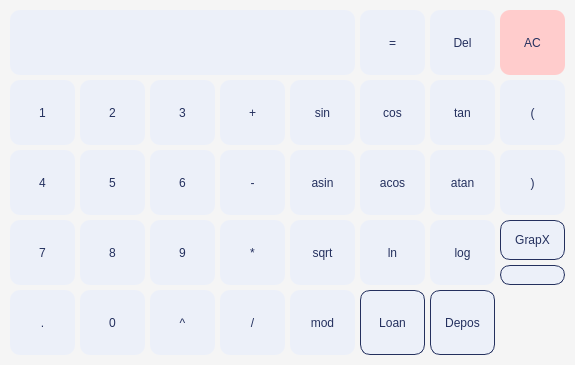
<?xml version="1.0" encoding="UTF-8"?>
<ui version="4.0">
 <class>Calculator</class>
 <widget class="QMainWindow" name="Calculator">
  <property name="geometry">
   <rect>
    <x>0</x>
    <y>0</y>
    <width>575</width>
    <height>365</height>
   </rect>
  </property>
  <property name="windowTitle">
   <string>MainWindow</string>
  </property>
  <property name="styleSheet">
   <string notr="true"/>
  </property>
  <widget class="QWidget" name="Calc">
   <widget class="QStackedWidget" name="stackedWidget">
    <property name="geometry">
     <rect>
      <x>0</x>
      <y>0</y>
      <width>575</width>
      <height>365</height>
     </rect>
    </property>
    <property name="styleSheet">
     <string notr="true">background: rgb(245, 245, 245)</string>
    </property>
    <property name="currentIndex">
     <number>0</number>
    </property>
    <widget class="QWidget" name="CalcPage">
     <widget class="QPushButton" name="Button_atan">
      <property name="geometry">
       <rect>
        <x>430</x>
        <y>150</y>
        <width>65</width>
        <height>65</height>
       </rect>
      </property>
      <property name="styleSheet">
       <string notr="true">* {
border-radius: 10px;
background-color: rgb(236, 240, 249);
color: rgb(36, 48, 94);
}</string>
      </property>
      <property name="text">
       <string>atan</string>
      </property>
     </widget>
     <widget class="QPushButton" name="Button_equal">
      <property name="geometry">
       <rect>
        <x>360</x>
        <y>10</y>
        <width>65</width>
        <height>65</height>
       </rect>
      </property>
      <property name="styleSheet">
       <string notr="true">* {
border-radius: 10px;
background-color: rgb(236, 240, 249);
color: rgb(36, 48, 94);
}</string>
      </property>
      <property name="text">
       <string>=</string>
      </property>
      <property name="autoDefault">
       <bool>false</bool>
      </property>
      <property name="default">
       <bool>false</bool>
      </property>
     </widget>
     <widget class="QLineEdit" name="Result">
      <property name="geometry">
       <rect>
        <x>10</x>
        <y>10</y>
        <width>345</width>
        <height>65</height>
       </rect>
      </property>
      <property name="styleSheet">
       <string notr="true">* {
border-radius: 10px;
background-color: rgb(236, 240, 249);
color: rgb(36, 48, 94);
padding: 10px;
}</string>
      </property>
      <property name="maxLength">
       <number>255</number>
      </property>
      <property name="alignment">
       <set>Qt::AlignRight|Qt::AlignTrailing|Qt::AlignVCenter</set>
      </property>
     </widget>
     <widget class="QPushButton" name="Button_close">
      <property name="geometry">
       <rect>
        <x>500</x>
        <y>150</y>
        <width>65</width>
        <height>65</height>
       </rect>
      </property>
      <property name="styleSheet">
       <string notr="true">* {
border-radius: 10px;
background-color: rgb(236, 240, 249);
color: rgb(36, 48, 94);
}</string>
      </property>
      <property name="text">
       <string>)</string>
      </property>
     </widget>
     <widget class="QPushButton" name="Button_4">
      <property name="geometry">
       <rect>
        <x>10</x>
        <y>150</y>
        <width>65</width>
        <height>65</height>
       </rect>
      </property>
      <property name="styleSheet">
       <string notr="true">* {
border-radius: 10px;
background-color: rgb(236, 240, 249);
color: rgb(36, 48, 94);
}</string>
      </property>
      <property name="text">
       <string>4</string>
      </property>
     </widget>
     <widget class="QPushButton" name="Button_8">
      <property name="geometry">
       <rect>
        <x>80</x>
        <y>220</y>
        <width>65</width>
        <height>65</height>
       </rect>
      </property>
      <property name="styleSheet">
       <string notr="true">* {
border-radius: 10px;
background-color: rgb(236, 240, 249);
color: rgb(36, 48, 94);
}</string>
      </property>
      <property name="text">
       <string>8</string>
      </property>
     </widget>
     <widget class="QPushButton" name="Button_1">
      <property name="geometry">
       <rect>
        <x>10</x>
        <y>80</y>
        <width>65</width>
        <height>65</height>
       </rect>
      </property>
      <property name="styleSheet">
       <string notr="true">* {
border-radius: 10px;
background-color: rgb(236, 240, 249);
color: rgb(36, 48, 94);
}</string>
      </property>
      <property name="text">
       <string>1</string>
      </property>
     </widget>
     <widget class="QPushButton" name="Button_cos">
      <property name="geometry">
       <rect>
        <x>360</x>
        <y>80</y>
        <width>65</width>
        <height>65</height>
       </rect>
      </property>
      <property name="styleSheet">
       <string notr="true">* {
border-radius: 10px;
background-color: rgb(236, 240, 249);
color: rgb(36, 48, 94);
}</string>
      </property>
      <property name="text">
       <string>cos</string>
      </property>
     </widget>
     <widget class="QPushButton" name="Button_del">
      <property name="geometry">
       <rect>
        <x>430</x>
        <y>10</y>
        <width>65</width>
        <height>65</height>
       </rect>
      </property>
      <property name="styleSheet">
       <string notr="true">* {
border-radius: 10px;
background-color: rgb(236, 240, 249);
color: rgb(36, 48, 94);
}</string>
      </property>
      <property name="text">
       <string>Del</string>
      </property>
     </widget>
     <widget class="QPushButton" name="Button_clear">
      <property name="geometry">
       <rect>
        <x>500</x>
        <y>10</y>
        <width>65</width>
        <height>65</height>
       </rect>
      </property>
      <property name="styleSheet">
       <string notr="true">* {
border-radius: 10px;
background-color: rgb(255, 204, 204);
color: rgb(36, 48, 94);
}</string>
      </property>
      <property name="text">
       <string>AC</string>
      </property>
     </widget>
     <widget class="QPushButton" name="Button_div">
      <property name="geometry">
       <rect>
        <x>220</x>
        <y>290</y>
        <width>65</width>
        <height>65</height>
       </rect>
      </property>
      <property name="styleSheet">
       <string notr="true">* {
border-radius: 10px;
background-color: rgb(236, 240, 249);
color: rgb(36, 48, 94);
}</string>
      </property>
      <property name="text">
       <string>/</string>
      </property>
     </widget>
     <widget class="QPushButton" name="Button_5">
      <property name="geometry">
       <rect>
        <x>80</x>
        <y>150</y>
        <width>65</width>
        <height>65</height>
       </rect>
      </property>
      <property name="styleSheet">
       <string notr="true">* {
border-radius: 10px;
background-color: rgb(236, 240, 249);
color: rgb(36, 48, 94);
}</string>
      </property>
      <property name="text">
       <string>5</string>
      </property>
     </widget>
     <widget class="QPushButton" name="Button_3">
      <property name="geometry">
       <rect>
        <x>150</x>
        <y>80</y>
        <width>65</width>
        <height>65</height>
       </rect>
      </property>
      <property name="styleSheet">
       <string notr="true">* {
border-radius: 10px;
background-color: rgb(236, 240, 249);
color: rgb(36, 48, 94);
}</string>
      </property>
      <property name="text">
       <string>3</string>
      </property>
     </widget>
     <widget class="QPushButton" name="Button_dot">
      <property name="geometry">
       <rect>
        <x>10</x>
        <y>290</y>
        <width>65</width>
        <height>65</height>
       </rect>
      </property>
      <property name="styleSheet">
       <string notr="true">* {
border-radius: 10px;
background-color: rgb(236, 240, 249);
color: rgb(36, 48, 94);
}</string>
      </property>
      <property name="text">
       <string>.</string>
      </property>
     </widget>
     <widget class="QPushButton" name="Button_open">
      <property name="geometry">
       <rect>
        <x>500</x>
        <y>80</y>
        <width>65</width>
        <height>65</height>
       </rect>
      </property>
      <property name="styleSheet">
       <string notr="true">* {
border-radius: 10px;
background-color: rgb(236, 240, 249);
color: rgb(36, 48, 94);
}</string>
      </property>
      <property name="text">
       <string>(</string>
      </property>
     </widget>
     <widget class="QPushButton" name="Button_ln">
      <property name="geometry">
       <rect>
        <x>360</x>
        <y>220</y>
        <width>65</width>
        <height>65</height>
       </rect>
      </property>
      <property name="styleSheet">
       <string notr="true">* {
border-radius: 10px;
background-color: rgb(236, 240, 249);
color: rgb(36, 48, 94);
}</string>
      </property>
      <property name="text">
       <string>ln</string>
      </property>
     </widget>
     <widget class="QPushButton" name="Button_sin">
      <property name="geometry">
       <rect>
        <x>290</x>
        <y>80</y>
        <width>65</width>
        <height>65</height>
       </rect>
      </property>
      <property name="styleSheet">
       <string notr="true">* {
border-radius: 10px;
background-color: rgb(236, 240, 249);
color: rgb(36, 48, 94);
}</string>
      </property>
      <property name="text">
       <string>sin</string>
      </property>
     </widget>
     <widget class="QLineEdit" name="Value">
      <property name="geometry">
       <rect>
        <x>500</x>
        <y>265</y>
        <width>65</width>
        <height>20</height>
       </rect>
      </property>
      <property name="styleSheet">
       <string notr="true">* {
border: 1px solid rgb(36, 48, 94);
border-radius: 10px;
background-color: rgb(236, 240, 249);
color: rgb(36, 48, 94);
}</string>
      </property>
      <property name="maxLength">
       <number>32</number>
      </property>
      <property name="alignment">
       <set>Qt::AlignCenter</set>
      </property>
     </widget>
     <widget class="QPushButton" name="Button_depos">
      <property name="enabled">
       <bool>true</bool>
      </property>
      <property name="geometry">
       <rect>
        <x>430</x>
        <y>290</y>
        <width>65</width>
        <height>65</height>
       </rect>
      </property>
      <property name="autoFillBackground">
       <bool>false</bool>
      </property>
      <property name="styleSheet">
       <string notr="true">* {
border: 1px solid rgb(36, 48, 94);
border-radius: 10px;
background-color: rgb(236, 240, 249);
color: rgb(36, 48, 94);
}</string>
      </property>
      <property name="text">
       <string>Depos</string>
      </property>
     </widget>
     <widget class="QPushButton" name="Button_sqrt">
      <property name="geometry">
       <rect>
        <x>290</x>
        <y>220</y>
        <width>65</width>
        <height>65</height>
       </rect>
      </property>
      <property name="styleSheet">
       <string notr="true">* {
border-radius: 10px;
background-color: rgb(236, 240, 249);
color: rgb(36, 48, 94);
}</string>
      </property>
      <property name="text">
       <string>sqrt</string>
      </property>
     </widget>
     <widget class="QPushButton" name="Button_scale">
      <property name="geometry">
       <rect>
        <x>150</x>
        <y>290</y>
        <width>65</width>
        <height>65</height>
       </rect>
      </property>
      <property name="styleSheet">
       <string notr="true">* {
border-radius: 10px;
background-color: rgb(236, 240, 249);
color: rgb(36, 48, 94);
}</string>
      </property>
      <property name="text">
       <string>^</string>
      </property>
     </widget>
     <widget class="QPushButton" name="Button_2">
      <property name="geometry">
       <rect>
        <x>80</x>
        <y>80</y>
        <width>65</width>
        <height>65</height>
       </rect>
      </property>
      <property name="styleSheet">
       <string notr="true">* {
border-radius: 10px;
background-color: rgb(236, 240, 249);
color: rgb(36, 48, 94);
}</string>
      </property>
      <property name="text">
       <string>2</string>
      </property>
     </widget>
     <widget class="QPushButton" name="Button_acos">
      <property name="geometry">
       <rect>
        <x>360</x>
        <y>150</y>
        <width>65</width>
        <height>65</height>
       </rect>
      </property>
      <property name="styleSheet">
       <string notr="true">* {
border-radius: 10px;
background-color: rgb(236, 240, 249);
color: rgb(36, 48, 94);
}</string>
      </property>
      <property name="text">
       <string>acos</string>
      </property>
     </widget>
     <widget class="QPushButton" name="Button_add">
      <property name="geometry">
       <rect>
        <x>220</x>
        <y>80</y>
        <width>65</width>
        <height>65</height>
       </rect>
      </property>
      <property name="styleSheet">
       <string notr="true">* {
border-radius: 10px;
background-color: rgb(236, 240, 249);
color: rgb(36, 48, 94);
}</string>
      </property>
      <property name="text">
       <string>+</string>
      </property>
     </widget>
     <widget class="QPushButton" name="Button_sub">
      <property name="geometry">
       <rect>
        <x>220</x>
        <y>150</y>
        <width>65</width>
        <height>65</height>
       </rect>
      </property>
      <property name="styleSheet">
       <string notr="true">* {
border-radius: 10px;
background-color: rgb(236, 240, 249);
color: rgb(36, 48, 94);
}</string>
      </property>
      <property name="text">
       <string>-</string>
      </property>
     </widget>
     <widget class="QPushButton" name="Button_log">
      <property name="geometry">
       <rect>
        <x>430</x>
        <y>220</y>
        <width>65</width>
        <height>65</height>
       </rect>
      </property>
      <property name="styleSheet">
       <string notr="true">* {
border-radius: 10px;
background-color: rgb(236, 240, 249);
color: rgb(36, 48, 94);
}</string>
      </property>
      <property name="text">
       <string>log</string>
      </property>
     </widget>
     <widget class="QLabel" name="Sign">
      <property name="geometry">
       <rect>
        <x>500</x>
        <y>290</y>
        <width>65</width>
        <height>65</height>
       </rect>
      </property>
      <property name="styleSheet">
       <string notr="true">border-radius: 10px;</string>
      </property>
      <property name="text">
       <string/>
      </property>
      <property name="pixmap">
       <pixmap resource="../resource.qrc">:/images/resource/sign.jpeg</pixmap>
      </property>
      <property name="scaledContents">
       <bool>true</bool>
      </property>
     </widget>
     <widget class="QPushButton" name="Button_0">
      <property name="geometry">
       <rect>
        <x>80</x>
        <y>290</y>
        <width>65</width>
        <height>65</height>
       </rect>
      </property>
      <property name="styleSheet">
       <string notr="true">* {
border-radius: 10px;
background-color: rgb(236, 240, 249);
color: rgb(36, 48, 94);
}</string>
      </property>
      <property name="text">
       <string>0</string>
      </property>
     </widget>
     <widget class="QPushButton" name="Button_mod">
      <property name="geometry">
       <rect>
        <x>290</x>
        <y>290</y>
        <width>65</width>
        <height>65</height>
       </rect>
      </property>
      <property name="styleSheet">
       <string notr="true">* {
border-radius: 10px;
background-color: rgb(236, 240, 249);
color: rgb(36, 48, 94);
}</string>
      </property>
      <property name="text">
       <string>mod</string>
      </property>
     </widget>
     <widget class="QPushButton" name="Button_7">
      <property name="geometry">
       <rect>
        <x>10</x>
        <y>220</y>
        <width>65</width>
        <height>65</height>
       </rect>
      </property>
      <property name="styleSheet">
       <string notr="true">* {
border-radius: 10px;
background-color: rgb(236, 240, 249);
color: rgb(36, 48, 94);
}</string>
      </property>
      <property name="text">
       <string>7</string>
      </property>
     </widget>
     <widget class="QPushButton" name="Button_mul">
      <property name="geometry">
       <rect>
        <x>220</x>
        <y>220</y>
        <width>65</width>
        <height>65</height>
       </rect>
      </property>
      <property name="styleSheet">
       <string notr="true">* {
border-radius: 10px;
background-color: rgb(236, 240, 249);
color: rgb(36, 48, 94);
}</string>
      </property>
      <property name="text">
       <string>*</string>
      </property>
     </widget>
     <widget class="QPushButton" name="Button_9">
      <property name="geometry">
       <rect>
        <x>150</x>
        <y>220</y>
        <width>65</width>
        <height>65</height>
       </rect>
      </property>
      <property name="styleSheet">
       <string notr="true">* {
border-radius: 10px;
background-color: rgb(236, 240, 249);
color: rgb(36, 48, 94);
}</string>
      </property>
      <property name="text">
       <string>9</string>
      </property>
     </widget>
     <widget class="QPushButton" name="Button_tan">
      <property name="geometry">
       <rect>
        <x>430</x>
        <y>80</y>
        <width>65</width>
        <height>65</height>
       </rect>
      </property>
      <property name="styleSheet">
       <string notr="true">* {
border-radius: 10px;
background-color: rgb(236, 240, 249);
color: rgb(36, 48, 94);
}</string>
      </property>
      <property name="text">
       <string>tan</string>
      </property>
     </widget>
     <widget class="QPushButton" name="Button_x">
      <property name="geometry">
       <rect>
        <x>500</x>
        <y>220</y>
        <width>65</width>
        <height>40</height>
       </rect>
      </property>
      <property name="styleSheet">
       <string notr="true">* {
border: 1px solid rgb(36, 48, 94);
border-radius: 10px;
background-color: rgb(236, 240, 249);
color: rgb(36, 48, 94);
}</string>
      </property>
      <property name="text">
       <string>GrapX</string>
      </property>
     </widget>
     <widget class="QPushButton" name="Button_asin">
      <property name="geometry">
       <rect>
        <x>290</x>
        <y>150</y>
        <width>65</width>
        <height>65</height>
       </rect>
      </property>
      <property name="styleSheet">
       <string notr="true">* {
border-radius: 10px;
background-color: rgb(236, 240, 249);
color: rgb(36, 48, 94);
}</string>
      </property>
      <property name="text">
       <string>asin</string>
      </property>
     </widget>
     <widget class="QPushButton" name="Button_credit">
      <property name="enabled">
       <bool>true</bool>
      </property>
      <property name="geometry">
       <rect>
        <x>360</x>
        <y>290</y>
        <width>65</width>
        <height>65</height>
       </rect>
      </property>
      <property name="autoFillBackground">
       <bool>false</bool>
      </property>
      <property name="styleSheet">
       <string notr="true">* {
border: 1px solid rgb(36, 48, 94);
border-radius: 10px;
background-color: rgb(236, 240, 249);
color: rgb(36, 48, 94);
}</string>
      </property>
      <property name="text">
       <string>Loan</string>
      </property>
     </widget>
     <widget class="QPushButton" name="Button_6">
      <property name="geometry">
       <rect>
        <x>150</x>
        <y>150</y>
        <width>65</width>
        <height>65</height>
       </rect>
      </property>
      <property name="styleSheet">
       <string notr="true">* {
border-radius: 10px;
background-color: rgb(236, 240, 249);
color: rgb(36, 48, 94);
}</string>
      </property>
      <property name="text">
       <string>6</string>
      </property>
     </widget>
    </widget>
    <widget class="QWidget" name="GraphPage">
     <property name="styleSheet">
      <string notr="true">background-color: #FFF;</string>
     </property>
     <widget class="QCustomPlot" name="widget" native="true">
      <property name="geometry">
       <rect>
        <x>0</x>
        <y>0</y>
        <width>575</width>
        <height>285</height>
       </rect>
      </property>
     </widget>
     <widget class="QLineEdit" name="Graph">
      <property name="geometry">
       <rect>
        <x>10</x>
        <y>305</y>
        <width>250</width>
        <height>40</height>
       </rect>
      </property>
      <property name="styleSheet">
       <string notr="true">* {
border-radius: 10px;
background-color: rgb(236, 240, 249);
color: rgb(36, 48, 94);
padding: 10px;
}</string>
      </property>
      <property name="maxLength">
       <number>255</number>
      </property>
      <property name="alignment">
       <set>Qt::AlignRight|Qt::AlignTrailing|Qt::AlignVCenter</set>
      </property>
     </widget>
     <widget class="QLabel" name="Xmin">
      <property name="geometry">
       <rect>
        <x>280</x>
        <y>300</y>
        <width>50</width>
        <height>20</height>
       </rect>
      </property>
      <property name="styleSheet">
       <string notr="true">* {
border-radius: 10px;
background-color: rgb(236, 240, 249);
color: rgb(36, 48, 94);
}</string>
      </property>
      <property name="text">
       <string>X min:</string>
      </property>
      <property name="alignment">
       <set>Qt::AlignCenter</set>
      </property>
      <property name="textInteractionFlags">
       <set>Qt::NoTextInteraction</set>
      </property>
     </widget>
     <widget class="QLabel" name="Xmax">
      <property name="geometry">
       <rect>
        <x>280</x>
        <y>330</y>
        <width>50</width>
        <height>20</height>
       </rect>
      </property>
      <property name="styleSheet">
       <string notr="true">* {
border-radius: 10px;
background-color: rgb(236, 240, 249);
color: rgb(36, 48, 94);
}</string>
      </property>
      <property name="text">
       <string>X max:</string>
      </property>
      <property name="alignment">
       <set>Qt::AlignCenter</set>
      </property>
      <property name="textInteractionFlags">
       <set>Qt::NoTextInteraction</set>
      </property>
     </widget>
     <widget class="QPushButton" name="Back">
      <property name="geometry">
       <rect>
        <x>505</x>
        <y>295</y>
        <width>60</width>
        <height>60</height>
       </rect>
      </property>
      <property name="styleSheet">
       <string notr="true">* {
border: 1px solid rgb(36, 48, 94);
border-radius: 10px;
background-color: rgb(236, 240, 249);
color: rgb(36, 48, 94);
}</string>
      </property>
      <property name="text">
       <string>Back</string>
      </property>
     </widget>
     <widget class="QLineEdit" name="Xmin_edit">
      <property name="geometry">
       <rect>
        <x>350</x>
        <y>300</y>
        <width>70</width>
        <height>20</height>
       </rect>
      </property>
      <property name="styleSheet">
       <string notr="true">* {
border-radius: 10px;
background-color: rgb(236, 240, 249);
color: rgb(36, 48, 94);
}</string>
      </property>
      <property name="text">
       <string>-10</string>
      </property>
      <property name="alignment">
       <set>Qt::AlignCenter</set>
      </property>
     </widget>
     <widget class="QLineEdit" name="Xmax_edit">
      <property name="geometry">
       <rect>
        <x>350</x>
        <y>330</y>
        <width>70</width>
        <height>20</height>
       </rect>
      </property>
      <property name="styleSheet">
       <string notr="true">* {
border-radius: 10px;
background-color: rgb(236, 240, 249);
color: rgb(36, 48, 94);
}</string>
      </property>
      <property name="text">
       <string>10</string>
      </property>
      <property name="alignment">
       <set>Qt::AlignCenter</set>
      </property>
     </widget>
     <widget class="QPushButton" name="Grapx">
      <property name="geometry">
       <rect>
        <x>440</x>
        <y>295</y>
        <width>60</width>
        <height>60</height>
       </rect>
      </property>
      <property name="styleSheet">
       <string notr="true">* {
border: 1px solid rgb(36, 48, 94);
border-radius: 10px;
background-color: rgb(236, 240, 249);
color: rgb(36, 48, 94);
}</string>
      </property>
      <property name="text">
       <string>GrapX</string>
      </property>
     </widget>
    </widget>
   </widget>
  </widget>
 </widget>
 <customwidgets>
  <customwidget>
   <class>QCustomPlot</class>
   <extends>QWidget</extends>
   <header>qcustomplot.h</header>
   <container>1</container>
  </customwidget>
 </customwidgets>
 <resources>
  <include location="../resource.qrc"/>
 </resources>
 <connections/>
</ui>
